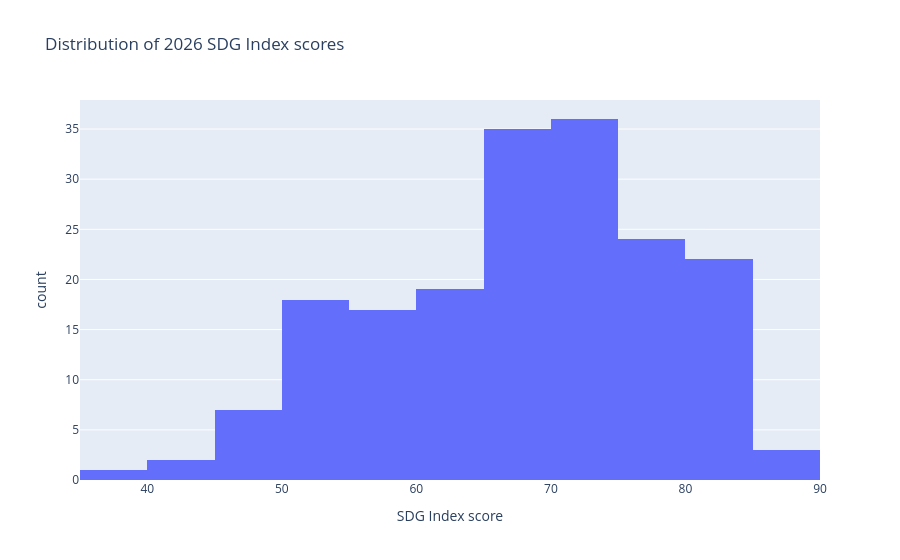
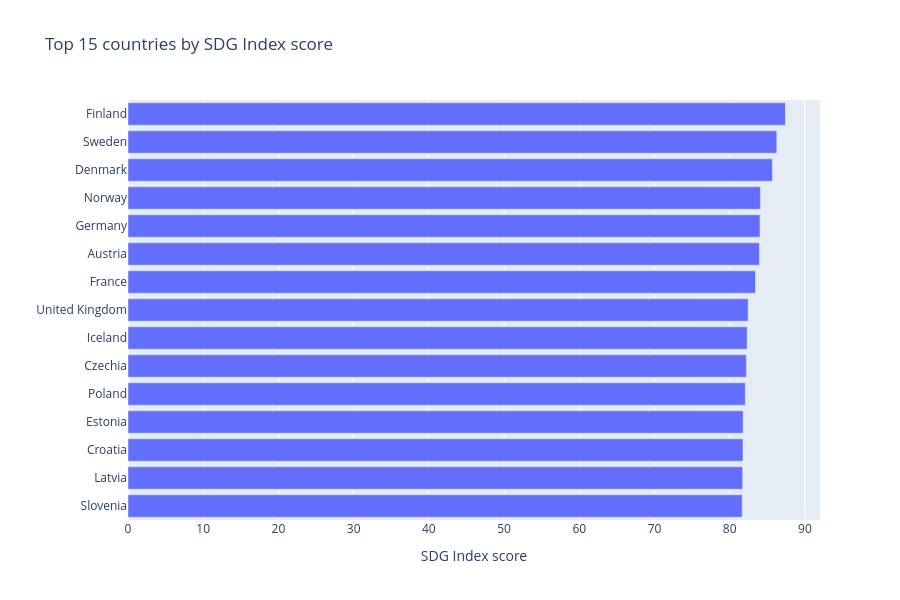

The cell these charts' notebook holds for them, in order:
### Markdown cell above
## 2. Country score distribution and top countries

### Code cell
score_col = "2026 SDG Index Score"
rank_col = "2026 SDG Index Rank"
score_data = overview.dropna(subset=[score_col]).copy()
print(score_data[score_col].describe())
fig = px.histogram(score_data, x=score_col, nbins=20, title="Distribution of 2026 SDG Index scores",
                   labels={score_col: "SDG Index score"})
fig.show()

top = score_data.sort_values(score_col, ascending=False).head(15)
fig = px.bar(top.sort_values(score_col), x=score_col, y="country", orientation="h",
             title="Top 15 countries by SDG Index score",
             labels={score_col: "SDG Index score", "country": "Country"})
fig.update_layout(height=600, yaxis_title="")
fig.show()

### Figure 1 — Plotly figure (JSON) as saved in the notebook; plotly's stock layout.template omitted (floating-point values rounded to 4 significant figures; data arrays with more than 128 entries replaced by an {"elided": "..."} marker saying what was removed)
{"data": [{"bingroup": "x", "hovertemplate": "SDG Index score=%{x}<br>count=%{y}<extra></extra>", "legendgroup": "", "marker": {"color": "#636efa", "pattern": {"shape": ""}}, "name": "", "nbinsx": 20, "orientation": "v", "showlegend": false, "type": "histogram", "x": {"elided": "184 float values"}, "xaxis": "x", "yaxis": "y"}], "layout": {"barmode": "relative", "legend": {"tracegroupgap": 0}, "title": {"text": "Distribution of 2026 SDG Index scores"}, "xaxis": {"anchor": "y", "domain": [0, 1], "title": {"text": "SDG Index score"}}, "yaxis": {"anchor": "x", "domain": [0, 1], "title": {"text": "count"}}}}

### Figure 2 — Plotly figure (JSON) as saved in the notebook; plotly's stock layout.template omitted (floating-point values rounded to 4 significant figures)
{"data": [{"hovertemplate": "SDG Index score=%{x}<br>Country=%{y}<extra></extra>", "legendgroup": "", "marker": {"color": "#636efa", "pattern": {"shape": ""}}, "name": "", "orientation": "h", "showlegend": false, "textposition": "auto", "type": "bar", "x": [81.66, 81.71, 81.77, 81.79, 82.07, 82.21, 82.32, 82.45, 83.43, 83.95, 84.02, 84.08, 85.68, 86.26, 87.4], "xaxis": "x", "y": ["Slovenia", "Latvia", "Croatia", "Estonia", "Poland", "Czechia", "Iceland", "United Kingdom", "France", "Austria", "Germany", "Norway", "Denmark", "Sweden", "Finland"], "yaxis": "y"}], "layout": {"barmode": "relative", "height": 600, "legend": {"tracegroupgap": 0}, "title": {"text": "Top 15 countries by SDG Index score"}, "xaxis": {"anchor": "y", "domain": [0, 1], "title": {"text": "SDG Index score"}}, "yaxis": {"anchor": "x", "domain": [0, 1], "title": {"text": ""}}}}
